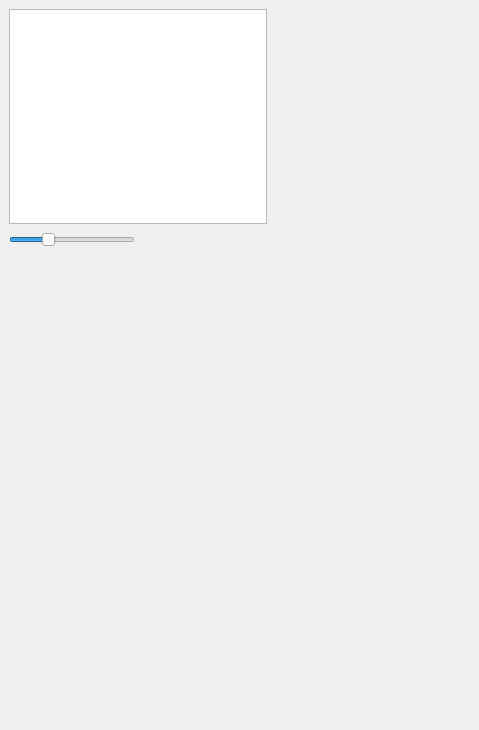
<?xml version="1.0" encoding="UTF-8"?>
<ui version="4.0">
 <class>thumbnails</class>
 <widget class="QWidget" name="thumbnails">
  <property name="geometry">
   <rect>
    <x>0</x>
    <y>0</y>
    <width>479</width>
    <height>730</height>
   </rect>
  </property>
  <property name="baseSize">
   <size>
    <width>800</width>
    <height>680</height>
   </size>
  </property>
  <property name="windowTitle">
   <string>Thumbnails</string>
  </property>
  <widget class="QWidget" name="layoutWidget">
   <property name="geometry">
    <rect>
     <x>9</x>
     <y>9</y>
     <width>258</width>
     <height>241</height>
    </rect>
   </property>
   <layout class="QGridLayout" name="gridLayout_2">
    <item row="2" column="0">
     <widget class="QSlider" name="thumbsZoom">
      <property name="minimum">
       <number>5</number>
      </property>
      <property name="maximum">
       <number>512</number>
      </property>
      <property name="value">
       <number>150</number>
      </property>
      <property name="orientation">
       <enum>Qt::Horizontal</enum>
      </property>
     </widget>
    </item>
    <item row="2" column="1">
     <spacer name="horizontalSpacer">
      <property name="orientation">
       <enum>Qt::Horizontal</enum>
      </property>
      <property name="sizeHint" stdset="0">
       <size>
        <width>40</width>
        <height>20</height>
       </size>
      </property>
     </spacer>
    </item>
    <item row="0" column="0" colspan="2">
     <widget class="QListWidget" name="thumbs">
      <property name="baseSize">
       <size>
        <width>800</width>
        <height>680</height>
       </size>
      </property>
      <property name="contextMenuPolicy">
       <enum>Qt::ActionsContextMenu</enum>
      </property>
      <property name="acceptDrops">
       <bool>true</bool>
      </property>
      <property name="dragEnabled">
       <bool>true</bool>
      </property>
      <property name="iconSize">
       <size>
        <width>150</width>
        <height>150</height>
       </size>
      </property>
      <property name="movement">
       <enum>QListView::Snap</enum>
      </property>
      <property name="resizeMode">
       <enum>QListView::Adjust</enum>
      </property>
      <property name="gridSize">
       <size>
        <width>150</width>
        <height>150</height>
       </size>
      </property>
      <property name="viewMode">
       <enum>QListView::IconMode</enum>
      </property>
      <property name="uniformItemSizes">
       <bool>true</bool>
      </property>
      <property name="wordWrap">
       <bool>true</bool>
      </property>
      <property name="sortingEnabled">
       <bool>true</bool>
      </property>
     </widget>
    </item>
   </layout>
  </widget>
 </widget>
 <resources/>
 <connections/>
</ui>
